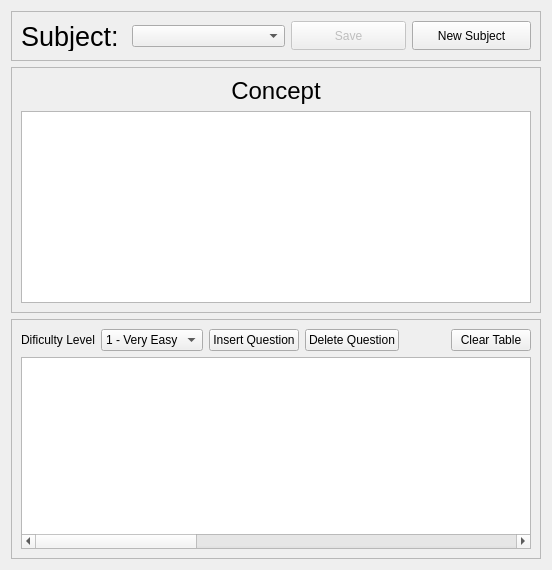
      <widget class="QWidget" name="tab_7">
       <attribute name="title">
        <string>Content</string>
       </attribute>
       <layout class="QGridLayout" name="gridLayout_12">
        <item row="0" column="0">
         <widget class="QFrame" name="frame_10">
          <property name="frameShape">
           <enum>QFrame::StyledPanel</enum>
          </property>
          <property name="frameShadow">
           <enum>QFrame::Raised</enum>
          </property>
          <layout class="QGridLayout" name="gridLayout_13">
           <item row="0" column="3">
            <widget class="QPushButton" name="newSubjButton_2">
             <property name="maximumSize">
              <size>
               <width>119</width>
               <height>29</height>
              </size>
             </property>
             <property name="text">
              <string>New Subject</string>
             </property>
            </widget>
           </item>
           <item row="0" column="1">
            <widget class="QComboBox" name="comboBox_4"/>
           </item>
           <item row="0" column="2">
            <widget class="QPushButton" name="saveSubjButton_2">
             <property name="enabled">
              <bool>false</bool>
             </property>
             <property name="maximumSize">
              <size>
               <width>115</width>
               <height>29</height>
              </size>
             </property>
             <property name="text">
              <string>Save</string>
             </property>
            </widget>
           </item>
           <item row="0" column="0">
            <widget class="QLabel" name="label_31">
             <property name="maximumSize">
              <size>
               <width>105</width>
               <height>30</height>
              </size>
             </property>
             <property name="font">
              <font>
               <family>Ubuntu</family>
               <pointsize>20</pointsize>
              </font>
             </property>
             <property name="text">
              <string>Subject:</string>
             </property>
             <property name="textFormat">
              <enum>Qt::AutoText</enum>
             </property>
            </widget>
           </item>
          </layout>
         </widget>
        </item>
        <item row="1" column="0">
         <widget class="QFrame" name="frame_9">
          <property name="frameShape">
           <enum>QFrame::StyledPanel</enum>
          </property>
          <property name="frameShadow">
           <enum>QFrame::Raised</enum>
          </property>
          <layout class="QGridLayout" name="gridLayout_11">
           <item row="1" column="0" colspan="3">
            <widget class="QTextEdit" name="textEdit_2"/>
           </item>
           <item row="0" column="1">
            <widget class="QLabel" name="label_32">
             <property name="font">
              <font>
               <family>Ubuntu</family>
               <pointsize>18</pointsize>
              </font>
             </property>
             <property name="text">
              <string>Concept</string>
             </property>
             <property name="alignment">
              <set>Qt::AlignCenter</set>
             </property>
            </widget>
           </item>
          </layout>
         </widget>
        </item>
        <item row="2" column="0">
         <widget class="QFrame" name="frame_8">
          <property name="frameShape">
           <enum>QFrame::StyledPanel</enum>
          </property>
          <property name="frameShadow">
           <enum>QFrame::Raised</enum>
          </property>
          <layout class="QGridLayout" name="gridLayout_7">
           <item row="0" column="4">
            <spacer name="horizontalSpacer_4">
             <property name="orientation">
              <enum>Qt::Horizontal</enum>
             </property>
             <property name="sizeHint" stdset="0">
              <size>
               <width>40</width>
               <height>20</height>
              </size>
             </property>
            </spacer>
           </item>
           <item row="0" column="0">
            <widget class="QLabel" name="label_30">
             <property name="text">
              <string>Dificulty Level</string>
             </property>
            </widget>
           </item>
           <item row="0" column="2">
            <widget class="QPushButton" name="insertQuestion_Button_2">
             <property name="text">
              <string>Insert Question</string>
             </property>
            </widget>
           </item>
           <item row="0" column="5">
            <widget class="QPushButton" name="clearQuestions_Button_2">
             <property name="text">
              <string>Clear Table</string>
             </property>
            </widget>
           </item>
           <item row="1" column="0" colspan="6">
            <widget class="QTableWidget" name="questions_tableWidget_2">
             <property name="gridStyle">
              <enum>Qt::SolidLine</enum>
             </property>
             <attribute name="horizontalHeaderVisible">
              <bool>false</bool>
             </attribute>
             <attribute name="horizontalHeaderCascadingSectionResizes">
              <bool>true</bool>
             </attribute>
             <attribute name="horizontalHeaderDefaultSectionSize">
              <number>300</number>
             </attribute>
             <attribute name="horizontalHeaderHighlightSections">
              <bool>true</bool>
             </attribute>
             <attribute name="horizontalHeaderMinimumSectionSize">
              <number>100</number>
             </attribute>
             <attribute name="horizontalHeaderShowSortIndicator" stdset="0">
              <bool>true</bool>
             </attribute>
             <attribute name="horizontalHeaderStretchLastSection">
              <bool>true</bool>
             </attribute>
             <attribute name="verticalHeaderVisible">
              <bool>false</bool>
             </attribute>
             <attribute name="verticalHeaderDefaultSectionSize">
              <number>100</number>
             </attribute>
             <attribute name="verticalHeaderMinimumSectionSize">
              <number>200</number>
             </attribute>
             <attribute name="verticalHeaderShowSortIndicator" stdset="0">
              <bool>true</bool>
             </attribute>
             <attribute name="verticalHeaderStretchLastSection">
              <bool>true</bool>
             </attribute>
             <column>
              <property name="text">
               <string>Dificulty</string>
              </property>
             </column>
             <column>
              <property name="text">
               <string>Questions</string>
              </property>
             </column>
             <column>
              <property name="text">
               <string>Answers</string>
              </property>
             </column>
            </widget>
           </item>
           <item row="0" column="1">
            <widget class="QComboBox" name="comboBox_5">
             <property name="currentIndex">
              <number>0</number>
             </property>
             <item>
              <property name="text">
               <string>1 - Very Easy</string>
              </property>
             </item>
             <item>
              <property name="text">
               <string>2 - Easy</string>
              </property>
             </item>
             <item>
              <property name="text">
               <string>3 - Medium</string>
              </property>
             </item>
             <item>
              <property name="text">
               <string>4 - Hard</string>
              </property>
             </item>
             <item>
              <property name="text">
               <string>5 - Very Hard</string>
              </property>
             </item>
            </widget>
           </item>
           <item row="0" column="3">
            <widget class="QPushButton" name="pushButton">
             <property name="text">
              <string>Delete Question</string>
             </property>
            </widget>
           </item>
          </layout>
         </widget>
        </item>
       </layout>
      </widget>
